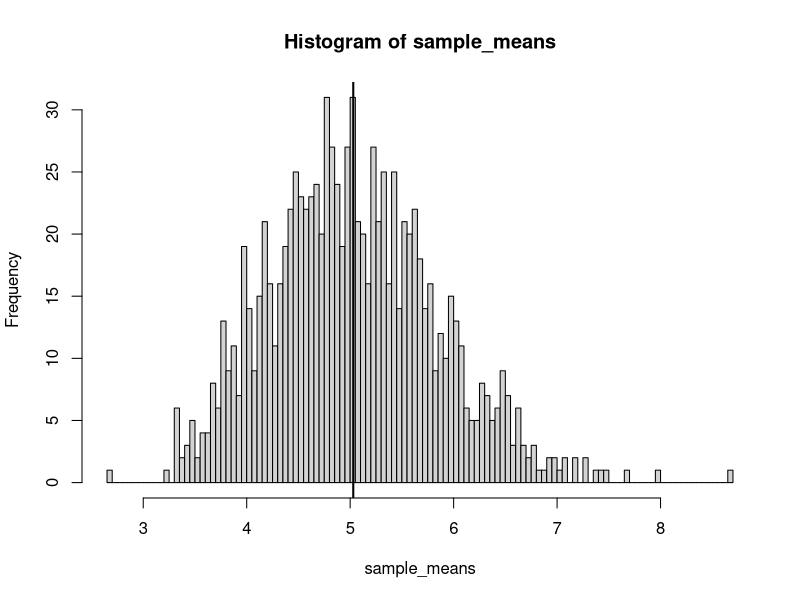
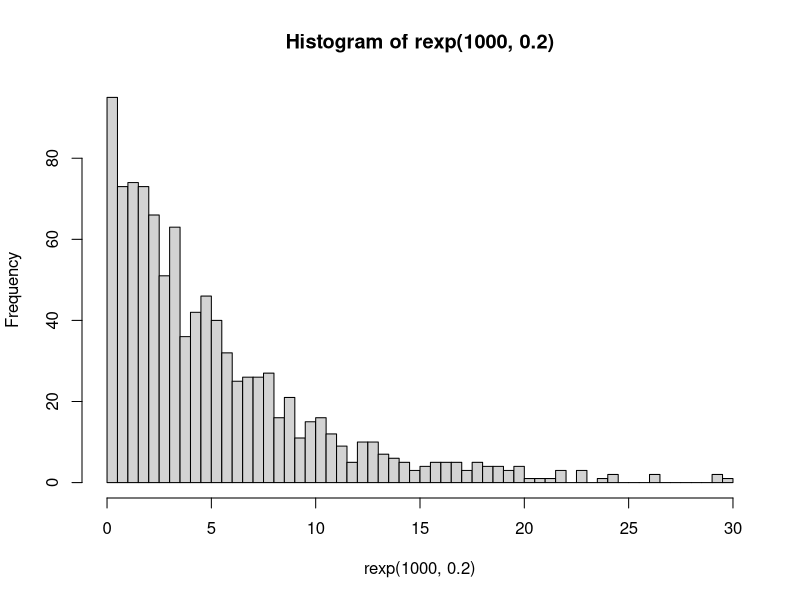
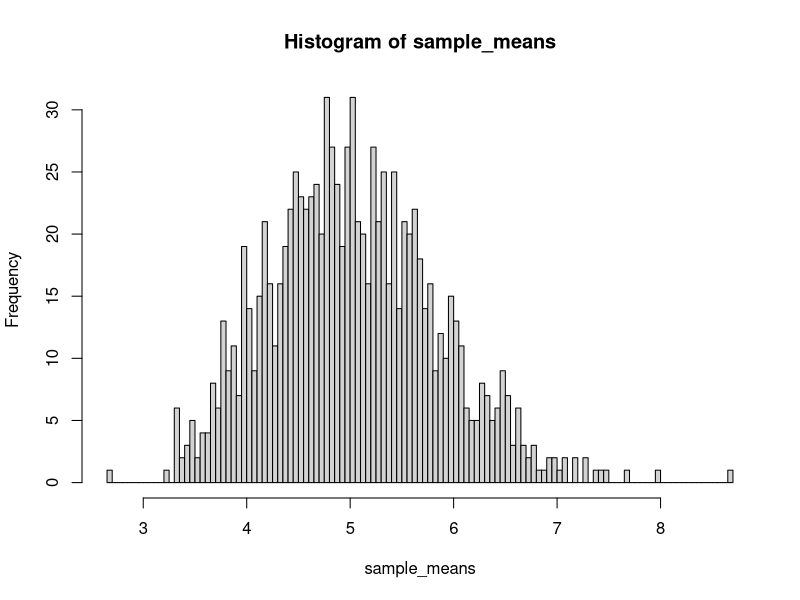
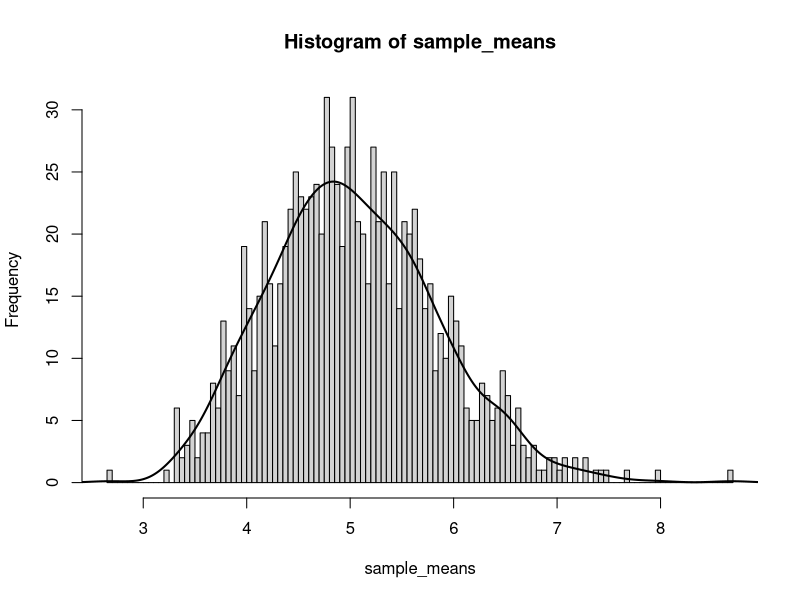

Write the R code that produced these figures, in order.
## ---- chunk 1
knitr::opts_chunk$set(echo = TRUE)
## ---- chunk 2
sample_means = NULL
  for (i in 1 : 1000) 
    sample_means = c(sample_means, mean(rexp(40,0.2)))
mean(sample_means)
## ---- chunk 3
hist(sample_means, breaks=100)
  abline(v=mean(sample_means), lwd=2)
## ---- chunk 4
   5/sqrt(1000)
## ---- chunk 5
   (5/sqrt(1000))^2
## ---- chunk 6
  Var <- (sd(sample_means)/sqrt(1000))   
  Var  
## ---- chunk 7
   hist(rexp(1000,0.2), breaks=100)
## ---- chunk 8
  myhist <- hist(sample_means, breaks=100)
## ---- chunk 9
  multiplier <- myhist$counts / myhist$density
  mydensity <- density(sample_means)
  mydensity$y <- mydensity$y * multiplier[1]
  
  plot(myhist)
  lines(mydensity, lwd=2)
